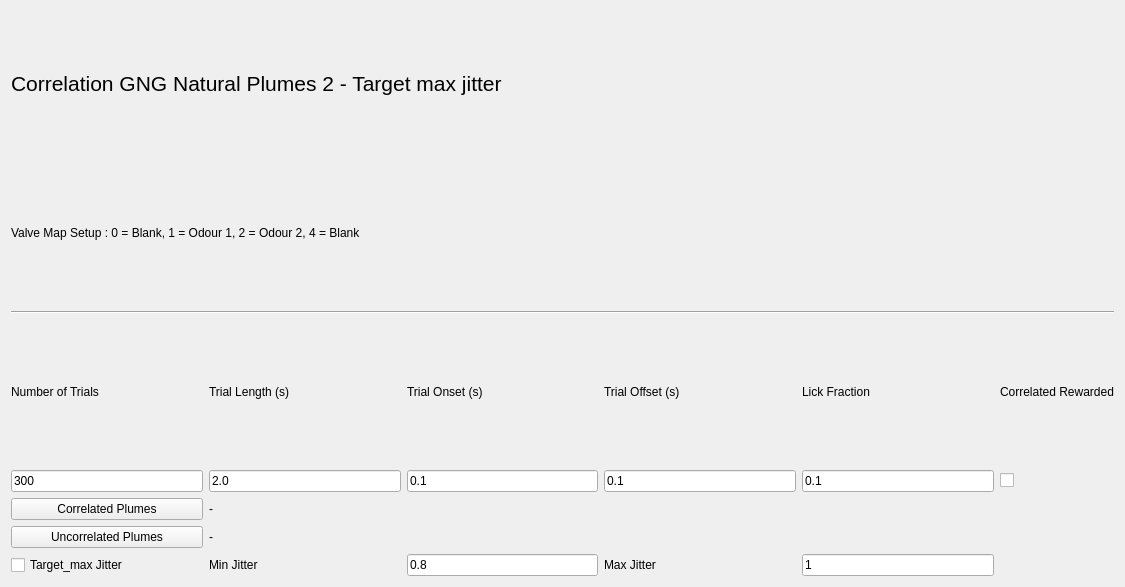
<?xml version="1.0" encoding="UTF-8"?>
<ui version="4.0">
 <class>Form</class>
 <widget class="QWidget" name="Form">
  <property name="geometry">
   <rect>
    <x>0</x>
    <y>0</y>
    <width>1125</width>
    <height>587</height>
   </rect>
  </property>
  <property name="windowTitle">
   <string>Form</string>
  </property>
  <layout class="QGridLayout" name="gridLayout">
   <item row="1" column="0" colspan="6">
    <widget class="QLabel" name="label_13">
     <property name="text">
      <string>Valve Map Setup : 0 = Blank, 1 = Odour 1, 2 = Odour 2, 4 = Blank</string>
     </property>
    </widget>
   </item>
   <item row="4" column="2">
    <widget class="QLabel" name="label_2">
     <property name="text">
      <string>Trial Onset (s)</string>
     </property>
    </widget>
   </item>
   <item row="4" column="1">
    <widget class="QLabel" name="label_5">
     <property name="text">
      <string>Trial Length (s)</string>
     </property>
    </widget>
   </item>
   <item row="4" column="5">
    <widget class="QLabel" name="label_7">
     <property name="text">
      <string>Correlated Rewarded</string>
     </property>
    </widget>
   </item>
   <item row="4" column="3">
    <widget class="QLabel" name="label_4">
     <property name="enabled">
      <bool>true</bool>
     </property>
     <property name="text">
      <string>Trial Offset (s)</string>
     </property>
    </widget>
   </item>
   <item row="7" column="0">
    <widget class="QPushButton" name="CorrPlumesButton">
     <property name="text">
      <string>Correlated Plumes</string>
     </property>
    </widget>
   </item>
   <item row="4" column="0">
    <widget class="QLabel" name="label">
     <property name="text">
      <string>Number of Trials</string>
     </property>
    </widget>
   </item>
   <item row="4" column="4">
    <widget class="QLabel" name="label_6">
     <property name="text">
      <string>Lick Fraction</string>
     </property>
    </widget>
   </item>
   <item row="5" column="3">
    <widget class="QLineEdit" name="offsetEdit">
     <property name="text">
      <string>0.1</string>
     </property>
    </widget>
   </item>
   <item row="0" column="0" colspan="4">
    <widget class="QLabel" name="label_3">
     <property name="font">
      <font>
       <pointsize>16</pointsize>
      </font>
     </property>
     <property name="text">
      <string>Correlation GNG Natural Plumes 2 - Target max jitter</string>
     </property>
     <property name="scaledContents">
      <bool>false</bool>
     </property>
    </widget>
   </item>
   <item row="5" column="5">
    <widget class="QCheckBox" name="CorrRewardedCheck">
     <property name="text">
      <string/>
     </property>
    </widget>
   </item>
   <item row="5" column="0">
    <widget class="QLineEdit" name="nTrialsEdit">
     <property name="text">
      <string>300</string>
     </property>
    </widget>
   </item>
   <item row="5" column="1">
    <widget class="QLineEdit" name="trialLengthEdit">
     <property name="text">
      <string>2.0</string>
     </property>
    </widget>
   </item>
   <item row="5" column="2">
    <widget class="QLineEdit" name="onsetEdit">
     <property name="text">
      <string>0.1</string>
     </property>
    </widget>
   </item>
   <item row="2" column="0" colspan="6">
    <widget class="Line" name="line_2">
     <property name="orientation">
      <enum>Qt::Horizontal</enum>
     </property>
    </widget>
   </item>
   <item row="8" column="1">
    <widget class="QLabel" name="UncorrPlumesLabel">
     <property name="text">
      <string>-</string>
     </property>
    </widget>
   </item>
   <item row="7" column="1">
    <widget class="QLabel" name="CorrPlumesLabel">
     <property name="text">
      <string>-</string>
     </property>
    </widget>
   </item>
   <item row="5" column="4">
    <widget class="QLineEdit" name="lickFractionEdit">
     <property name="text">
      <string>0.1</string>
     </property>
    </widget>
   </item>
   <item row="8" column="0">
    <widget class="QPushButton" name="UncorrPlumesButton">
     <property name="text">
      <string>Uncorrelated Plumes</string>
     </property>
    </widget>
   </item>
   <item row="10" column="0">
    <widget class="QCheckBox" name="TargetMaxJitterCheck">
     <property name="text">
      <string>Target_max Jitter</string>
     </property>
    </widget>
   </item>
   <item row="10" column="4">
    <widget class="QLineEdit" name="MaxJitterEdit">
     <property name="text">
      <string>1</string>
     </property>
    </widget>
   </item>
   <item row="10" column="2">
    <widget class="QLineEdit" name="MinJitterEdit">
     <property name="text">
      <string>0.8</string>
     </property>
    </widget>
   </item>
   <item row="10" column="1">
    <widget class="QLabel" name="label_8">
     <property name="text">
      <string>Min Jitter</string>
     </property>
    </widget>
   </item>
   <item row="10" column="3">
    <widget class="QLabel" name="label_9">
     <property name="text">
      <string>Max Jitter</string>
     </property>
    </widget>
   </item>
  </layout>
 </widget>
 <resources/>
 <connections/>
</ui>
